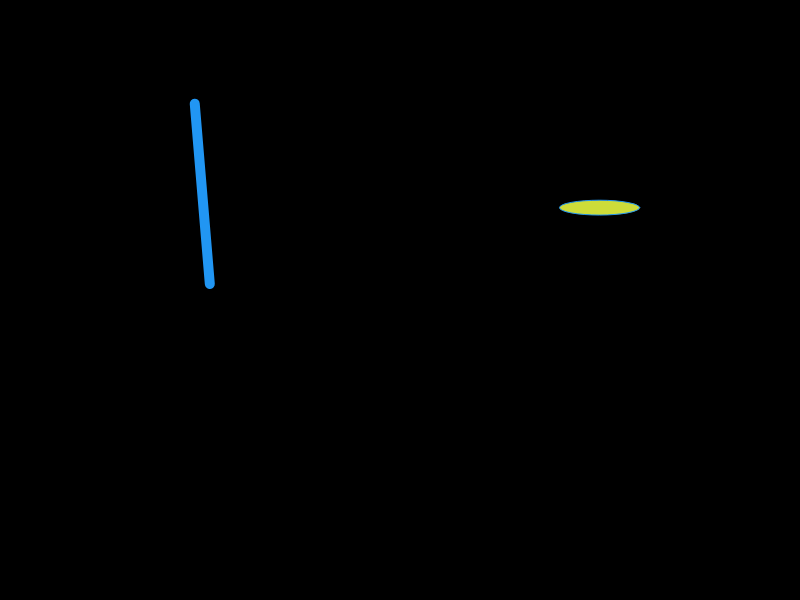
Frame 1 (no input)
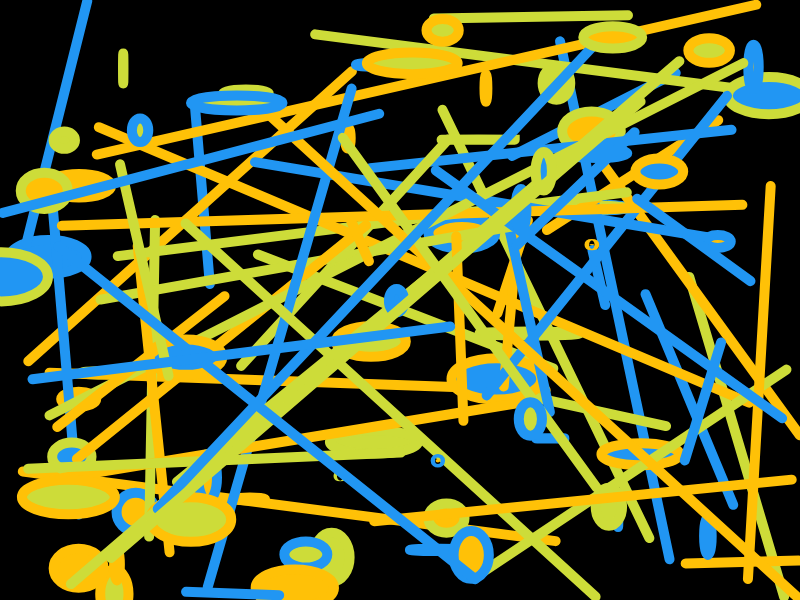
Frame 60 (no input)
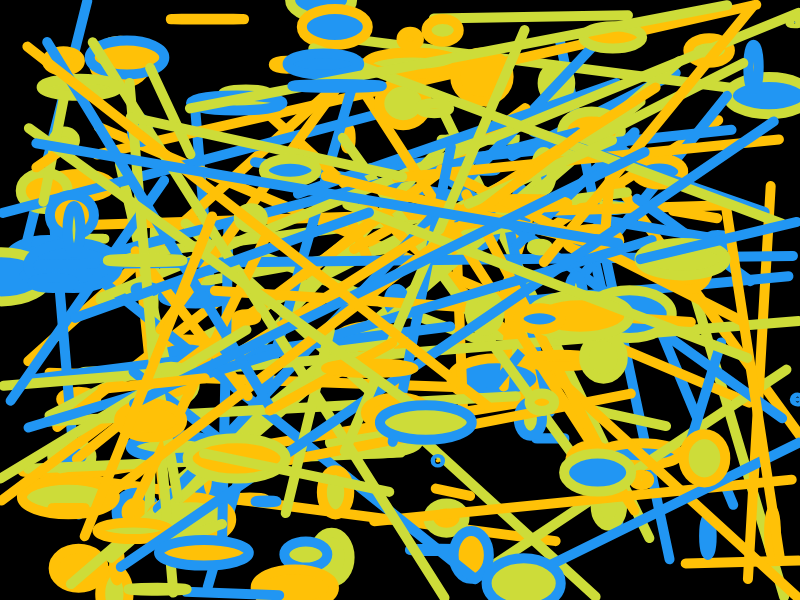
Frame 120 (the mouse pressed at the canvas centre since frame 60)

The p5.js sketch that drew these frames (run headless with seeded random() and noise() and a simulated clock; from frame 60 on, the mouse is pressed at the canvas centre):

// p5.js sketch
// ── sketch.js
function setup() {
  createCanvas(800,600);
  background(0)
}

function draw() {
  const colors = ['#CDDC39', '#FFC107', '#2196F3'];
  stroke(random(colors));
  fill(random(colors));
  ellipse(random(width),random(height), random(100), random(50));
  strokeWeight(10);
  line(random(width), random(height), random(width), random(height));
  
}
